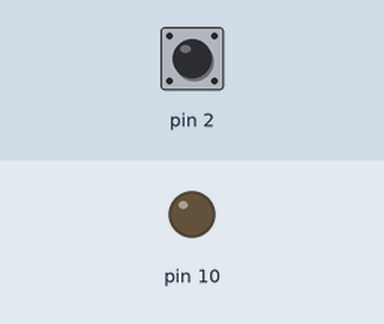
This sketch was run on a simulated Arduino Uno, built with avr-gcc and run on an emulated ATmega328P. Parts: output pins drawn as LEDs (lit = HIGH). The test bench sets the inputs (shaded band); at power-on: pin 2 HIGH.

Above: at 1.2 s.
1.3 s: pin 2 pulled LOW for 0.15 s
At 1.37 s:
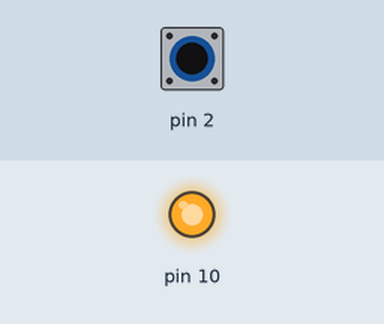
2.9 s: pin 2 pulled LOW for 3.2 s
At 6.8 s:
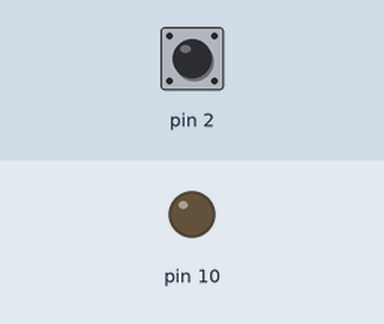
Timing chart, 0 to 8.3 s (numbered marks = the images above; inputs shaded):
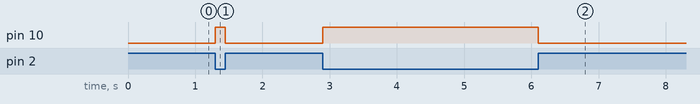

The sketch:

button_led.ino
```cpp
void setup()
{
    pinMode(2, INPUT_PULLUP);
    pinMode(10, OUTPUT);
}

void loop()
{
    int buttonState = digitalRead(2);

    if (buttonState == LOW)
    {
        digitalWrite(10, HIGH);
    }
    else
    {
        digitalWrite(10, LOW);
    }
}
```

Measured:
- after the input at 1.3 s, pin 10: LOW → HIGH at once, → LOW 0.15 s later
- after the input at 2.9 s, pin 10: LOW → HIGH at once, → LOW 3.2 s later
